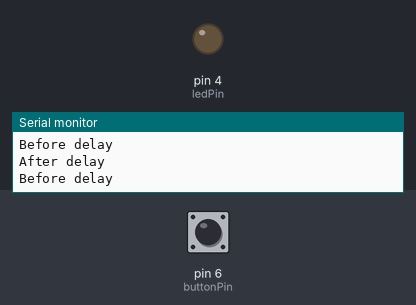
The sketch below on a simulated Arduino Uno, built with avr-gcc and run on an emulated ATmega328P. On the bench: output pins drawn as LEDs (lit = HIGH), the last lines printed to the serial monitor. The inputs (shaded band) are chosen by the test bench; at power-on: pin 6 (buttonPin) LOW.

Above: at 2.8 s.
2.9 s: pin 6 (buttonPin) pulled HIGH for 1.2 s
At 3.9 s:
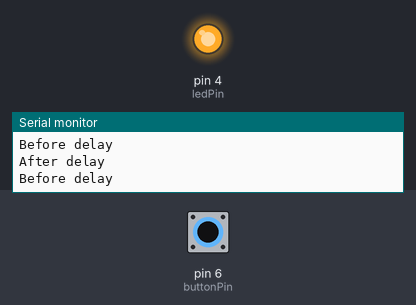
6.5 s: pin 6 (buttonPin) pulled HIGH for 3.2 s
At 10.5 s:
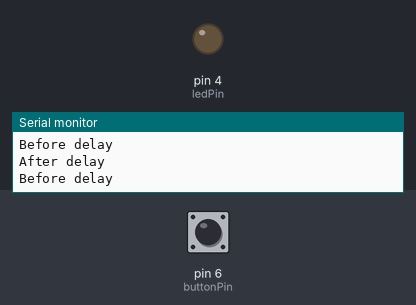
Timing chart, 0 to 12.0 s (numbered marks = the images above; inputs shaded):
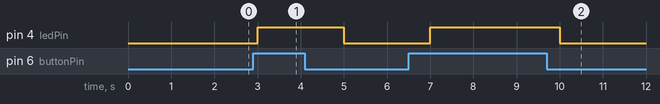

The sketch:

light_led_on_button_press_0.ino
```cpp
// Define the pin numbers
const int buttonPin = 6;
const int ledPin = 4;

// Variable to store the button state
int buttonState = 0;

void setup() {
  // Initialize the button pin as an input
  pinMode(buttonPin, INPUT);

  // Initialize the LED pin as an output
  pinMode(ledPin, OUTPUT);

  // Start serial communication at 9600 baud
  Serial.begin(9600);
}

void loop() {
  // Read the state of the button
  buttonState = digitalRead(buttonPin);

  // Check if the button is pressed
  if (buttonState == HIGH) {
    // Turn the LED on
    digitalWrite(ledPin, HIGH);
  } else {
    // Turn the LED off
    digitalWrite(ledPin, LOW);
  }

  // Serial statements before the delay
  Serial.println("Before delay");

  // Add a delay of 1000 milliseconds (1 second)
  delay(1000);

  // Serial statements after the delay
  Serial.println("After delay");
}
```

Measured:
- after the input at 2.9 s, pin 4 (ledPin): LOW → HIGH after 0.10 s, → LOW 2.0 s later
- after the input at 6.5 s, pin 4 (ledPin): LOW → HIGH after 0.50 s, → LOW 3.0 s later
